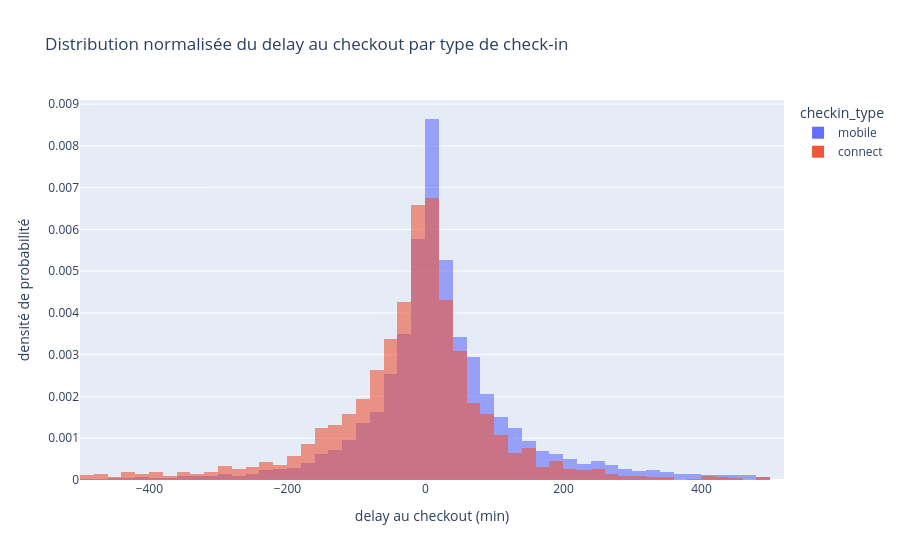

Notebook cell for this chart:
### Code cell
# histnorm='probability density' : chaque distribution est ramenée à une aire de 1,
# ce qui rend les formes comparables malgré des effectifs très différents (17003 mobile vs 4307 connect)
fig = px.histogram(
    dfda[mask_delay_clipped], x='delay_at_checkout_in_minutes', color='checkin_type',
    color_discrete_map=checkin_colors, histnorm='probability density', barmode='overlay', opacity=0.6,
    nbins=100, title='Distribution normalisée du delay au checkout par type de check-in'
)
fig.update_xaxes(title='delay au checkout (min)')
fig.update_yaxes(title='densité de probabilité')
fig.show()

### Figure 1 — Plotly figure (JSON) as saved in the notebook; plotly's stock layout.template omitted (floating-point values rounded to 4 significant figures; data arrays with more than 128 entries replaced by an {"elided": "..."} marker saying what was removed)
{"data": [{"bingroup": "x", "histnorm": "probability density", "hovertemplate": "checkin_type=mobile<br>delay_at_checkout_in_minutes=%{x}<br>probability density=%{y}<extra></extra>", "legendgroup": "mobile", "marker": {"color": "#636EFA", "opacity": 0.6, "pattern": {"shape": ""}}, "name": "mobile", "nbinsx": 100, "orientation": "v", "showlegend": true, "type": "histogram", "x": {"elided": "12033 float values"}, "xaxis": "x", "yaxis": "y"}, {"bingroup": "x", "histnorm": "probability density", "hovertemplate": "checkin_type=connect<br>delay_at_checkout_in_minutes=%{x}<br>probability density=%{y}<extra></extra>", "legendgroup": "connect", "marker": {"color": "#EF553B", "opacity": 0.6, "pattern": {"shape": ""}}, "name": "connect", "nbinsx": 100, "orientation": "v", "showlegend": true, "type": "histogram", "x": {"elided": "3268 float values"}, "xaxis": "x", "yaxis": "y"}], "layout": {"barmode": "overlay", "legend": {"title": {"text": "checkin_type"}, "tracegroupgap": 0}, "title": {"text": "Distribution normalisée du delay au checkout par type de check-in"}, "xaxis": {"anchor": "y", "domain": [0, 1], "title": {"text": "delay au checkout (min)"}}, "yaxis": {"anchor": "x", "domain": [0, 1], "title": {"text": "densité de probabilité"}}}}
